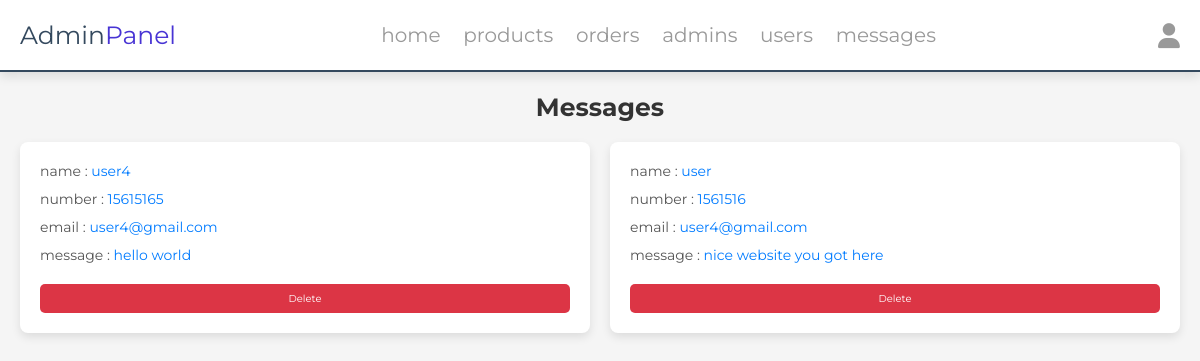
Page /admin/messages.php (signed in) on the committed database.
### tables this page shows
CREATE TABLE `messages` (
  `ID` int(100) NOT NULL,
  `user_id` int(100) NOT NULL,
  `name` varchar(100) NOT NULL,
  `email` varchar(100) NOT NULL,
  `number` varchar(12) NOT NULL,
  `message` varchar(500) NOT NULL
);

### admin/messages.php (the view, shortened to what this page needs)
<?php
include  '../INCLUDES/connect.php';
?>
<!DOCTYPE html>
<html lang="en">
<head>
   <link rel="stylesheet" href="https://cdnjs.cloudflare.com/ajax/libs/font-awesome/6.1.1/css/all.min.css">
   <link rel="stylesheet" href="../css/admin_style.css">
</head>
<body>
<?php include '../INCLUDES/admin_header.php' ?>
<section class="messages">
   <h1 class="heading">messages</h1>
   <div class="box-container">
   <?php
      $select_messages = $conn->prepare("SELECT * FROM `messages`");
      $select_messages->execute();
      if($select_messages->rowCount() > 0){
         while($fetch_messages = $select_messages->fetch(PDO::FETCH_ASSOC)){
   ?>
   <div class="box">
      <p> name : <span><?= $fetch_messages['name']; ?></span> </p>
      <p> number : <span><?= $fetch_messages['number']; ?></span> </p>
      <p> email : <span><?= $fetch_messages['email']; ?></span> </p>
      <p> message : <span><?= $fetch_messages['message']; ?></span> </p>
      <a href="messages.php?delete=<?= $fetch_messages['ID']; ?>" class="delete-btn" onclick="return confirm('delete this message?');">delete</a>
   </div>
   <?php
         }
      }else{
         echo '<p class="empty">you have no messages</p>';
      }
   ?>
   </div>
</section>
</body>
</html>

### css/admin_style.css (style rules this page uses)
:root { --main-color:#4834d4; --red:#e74c3c; --orange:#f39c12; --black:#34495e; --white:#fff; --light-bg:#f5f5f5; --light-color:#999; --border:.2rem solid var(--black); --box-shadow:0 .5rem 1rem rgba(0,0,0,.1); }
* { font-family: 'Montserrat', sans-serif; margin:0; padding:0; box-sizing: border-box; text-decoration: none; outline: none; border:none; }
html { font-size: 62.5%; overflow-x: hidden; }
body { background-color: var(--light-bg); }
section { max-width: 1200px; margin:0 auto; padding:2rem; }
.btn, .delete-btn, .option-btn { display: block; margin-top: 1rem; border-radius: .5rem; cursor: pointer; width: 100%; font-size: 1.8rem; color:var(--white); padding:1.2rem 3rem; text-transform: capitalize; text-align: center; }
.delete-btn { background-color: var(--red); }
.heading { text-align: center; margin-bottom: 2rem; text-transform: capitalize; color:var(--black); font-size: 3rem; }
.messages { width: 100%; padding: 20px; text-align: center; }
.messages .heading { font-size: 2.5rem; color: #333; margin-bottom: 20px; }
.messages .box-container { display: grid; grid-template-columns: repeat(auto-fit, minmax(300px, 1fr)); gap: 20px; justify-content: center; align-items: flex-start; }
.messages .box { background-color: #fff; border-radius: 8px; box-shadow: 0 4px 10px rgba(0, 0, 0, 0.1); padding: 20px; transition: transform 0.3s ease; text-align: left; }
.messages .box p { font-size: 1.4rem; color: #555; margin-bottom: 10px; }
.messages .box p span { color: #007bff; }
.messages .box .delete-btn { display: inline-block; padding: 8px 16px; background-color: #dc3545; color: #fff; border: none; border-radius: 5px; cursor: pointer; transition: background-color 0.3s ease; text-decoration: none; font-size: 1rem; }

### rows in the picture
messages: name "user4", number "15615165", email "user4@gmail.com", message "hello world"
messages: name "user", number "1561516", email "user4@gmail.com", message "nice website you got here"
